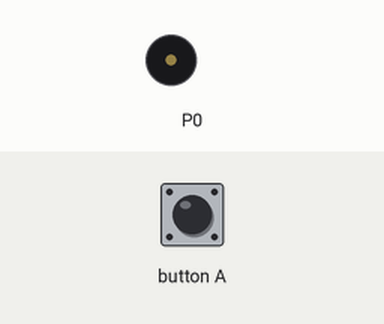
Simulated run of this program. Board: BBC micro:bit (MakeCode). On the bench: buzzer (waves = sounding). The inputs (shaded band) are chosen by the test bench.

Above: at 1.2 s.
1.3 s: button A pressed for 0.15 s
At 2.2 s:
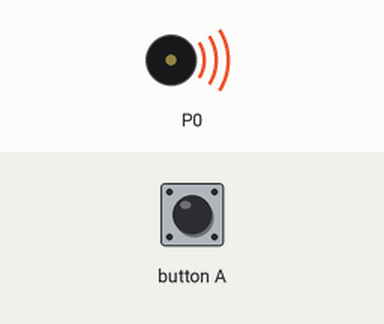
Timing chart, 0 to 10.4 s (numbered marks = the images above; inputs shaded):
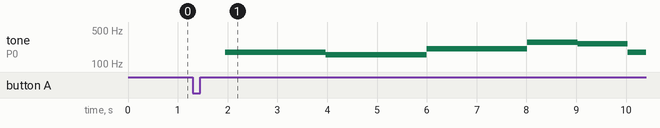

The program:

main.ts
```typescript
/**
 * 名探偵コナンのテーマ（伴奏）
 */
input.onButtonPressed(Button.A, function () {
    music.play(music.tonePlayable(0, music.beat(BeatFraction.Whole)), music.PlaybackMode.UntilDone)
    music.play(music.tonePlayable(175, music.beat(BeatFraction.Whole)), music.PlaybackMode.UntilDone)
    music.play(music.tonePlayable(175, music.beat(BeatFraction.Whole)), music.PlaybackMode.UntilDone)
    music.play(music.tonePlayable(175, music.beat(BeatFraction.Whole)), music.PlaybackMode.UntilDone)
    music.play(music.tonePlayable(175, music.beat(BeatFraction.Whole)), music.PlaybackMode.UntilDone)
    music.play(music.tonePlayable(156, music.beat(BeatFraction.Whole)), music.PlaybackMode.UntilDone)
    music.play(music.tonePlayable(156, music.beat(BeatFraction.Whole)), music.PlaybackMode.UntilDone)
    music.play(music.tonePlayable(156, music.beat(BeatFraction.Whole)), music.PlaybackMode.UntilDone)
    music.play(music.tonePlayable(156, music.beat(BeatFraction.Whole)), music.PlaybackMode.UntilDone)
    music.play(music.tonePlayable(208, music.beat(BeatFraction.Whole)), music.PlaybackMode.UntilDone)
    music.play(music.tonePlayable(208, music.beat(BeatFraction.Whole)), music.PlaybackMode.UntilDone)
    music.play(music.tonePlayable(208, music.beat(BeatFraction.Whole)), music.PlaybackMode.UntilDone)
    music.play(music.tonePlayable(208, music.beat(BeatFraction.Whole)), music.PlaybackMode.UntilDone)
    music.play(music.tonePlayable(277, music.beat(BeatFraction.Whole)), music.PlaybackMode.UntilDone)
    music.play(music.tonePlayable(277, music.beat(BeatFraction.Whole)), music.PlaybackMode.UntilDone)
    music.play(music.tonePlayable(262, music.beat(BeatFraction.Whole)), music.PlaybackMode.UntilDone)
    music.play(music.tonePlayable(262, music.beat(BeatFraction.Whole)), music.PlaybackMode.UntilDone)
    music.play(music.tonePlayable(175, music.beat(BeatFraction.Whole)), music.PlaybackMode.UntilDone)
    music.play(music.tonePlayable(175, music.beat(BeatFraction.Whole)), music.PlaybackMode.UntilDone)
    music.play(music.tonePlayable(175, music.beat(BeatFraction.Whole)), music.PlaybackMode.UntilDone)
    music.play(music.tonePlayable(175, music.beat(BeatFraction.Whole)), music.PlaybackMode.UntilDone)
    music.play(music.tonePlayable(233, music.beat(BeatFraction.Whole)), music.PlaybackMode.UntilDone)
    music.play(music.tonePlayable(233, music.beat(BeatFraction.Whole)), music.PlaybackMode.UntilDone)
    music.play(music.tonePlayable(156, music.beat(BeatFraction.Whole)), music.PlaybackMode.UntilDone)
    music.play(music.tonePlayable(156, music.beat(BeatFraction.Whole)), music.PlaybackMode.UntilDone)
    music.play(music.tonePlayable(208, music.beat(BeatFraction.Whole)), music.PlaybackMode.UntilDone)
    music.play(music.tonePlayable(208, music.beat(BeatFraction.Whole)), music.PlaybackMode.UntilDone)
    music.play(music.tonePlayable(208, music.beat(BeatFraction.Whole)), music.PlaybackMode.UntilDone)
    music.play(music.tonePlayable(208, music.beat(BeatFraction.Whole)), music.PlaybackMode.UntilDone)
    music.play(music.tonePlayable(131, music.beat(BeatFraction.Whole)), music.PlaybackMode.UntilDone)
    music.play(music.tonePlayable(131, music.beat(BeatFraction.Whole)), music.PlaybackMode.UntilDone)
    music.play(music.tonePlayable(131, music.beat(BeatFraction.Whole)), music.PlaybackMode.UntilDone)
    music.play(music.tonePlayable(131, music.beat(BeatFraction.Whole)), music.PlaybackMode.UntilDone)
    music.play(music.tonePlayable(175, music.beat(BeatFraction.Whole)), music.PlaybackMode.UntilDone)
    music.play(music.tonePlayable(175, music.beat(BeatFraction.Whole)), music.PlaybackMode.UntilDone)
    music.play(music.tonePlayable(175, music.beat(BeatFraction.Whole)), music.PlaybackMode.UntilDone)
    music.play(music.tonePlayable(175, music.beat(BeatFraction.Whole)), music.PlaybackMode.UntilDone)
    music.play(music.tonePlayable(156, music.beat(BeatFraction.Whole)), music.PlaybackMode.UntilDone)
    music.play(music.tonePlayable(156, music.beat(BeatFraction.Whole)), music.PlaybackMode.UntilDone)
    music.play(music.tonePlayable(156, music.beat(BeatFraction.Whole)), music.PlaybackMode.UntilDone)
    music.play(music.tonePlayable(156, music.beat(BeatFraction.Whole)), music.PlaybackMode.UntilDone)
    music.play(music.tonePlayable(139, music.beat(BeatFraction.Whole)), music.PlaybackMode.UntilDone)
    music.play(music.tonePlayable(139, music.beat(BeatFraction.Whole)), music.PlaybackMode.UntilDone)
    music.play(music.tonePlayable(139, music.beat(BeatFraction.Whole)), music.PlaybackMode.UntilDone)
    music.play(music.tonePlayable(139, music.beat(BeatFraction.Whole)), music.PlaybackMode.UntilDone)
    music.play(music.tonePlayable(208, music.beat(BeatFraction.Whole)), music.PlaybackMode.UntilDone)
    music.play(music.tonePlayable(208, music.beat(BeatFraction.Whole)), music.PlaybackMode.UntilDone)
    music.play(music.tonePlayable(208, music.beat(BeatFraction.Whole)), music.PlaybackMode.UntilDone)
    music.play(music.tonePlayable(208, music.beat(BeatFraction.Whole)), music.PlaybackMode.UntilDone)
    music.play(music.tonePlayable(233, music.beat(BeatFraction.Whole)), music.PlaybackMode.UntilDone)
    music.play(music.tonePlayable(233, music.beat(BeatFraction.Whole)), music.PlaybackMode.UntilDone)
    music.play(music.tonePlayable(233, music.beat(BeatFraction.Whole)), music.PlaybackMode.UntilDone)
    music.play(music.tonePlayable(233, music.beat(BeatFraction.Whole)), music.PlaybackMode.UntilDone)
    music.play(music.tonePlayable(139, music.beat(BeatFraction.Whole)), music.PlaybackMode.UntilDone)
    music.play(music.tonePlayable(139, music.beat(BeatFraction.Whole)), music.PlaybackMode.UntilDone)
    music.play(music.tonePlayable(139, music.beat(BeatFraction.Whole)), music.PlaybackMode.UntilDone)
    music.play(music.tonePlayable(139, music.beat(BeatFraction.Whole)), music.PlaybackMode.UntilDone)
    music.play(music.tonePlayable(196, music.beat(BeatFraction.Whole)), music.PlaybackMode.UntilDone)
    music.play(music.tonePlayable(196, music.beat(BeatFraction.Whole)), music.PlaybackMode.UntilDone)
    music.play(music.tonePlayable(196, music.beat(BeatFraction.Whole)), music.PlaybackMode.UntilDone)
    music.play(music.tonePlayable(196, music.beat(BeatFraction.Whole)), music.PlaybackMode.UntilDone)
    music.play(music.tonePlayable(262, music.beat(BeatFraction.Whole)), music.PlaybackMode.UntilDone)
    music.play(music.tonePlayable(262, music.beat(BeatFraction.Whole)), music.PlaybackMode.UntilDone)
    music.play(music.tonePlayable(262, music.beat(BeatFraction.Whole)), music.PlaybackMode.UntilDone)
    music.play(music.tonePlayable(131, music.beat(BeatFraction.Whole)), music.PlaybackMode.UntilDone)
})
```

test.ts
```typescript
// テストはここに来ます。このパッケージが拡張機能として使用されるときにはコンパイルされません。
```

Measured:
- after the input at 1.3 s, tone on P0: plays 175 Hz for 2.0 s, 156 Hz for 2.0 s, 208 Hz for 2.0 s, 277 Hz for 1.0 s, 262 Hz for 1.0 s, 175 Hz for 0.36 s, starting after 0.66 s
